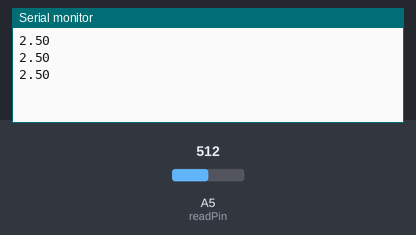
Simulated run of this sketch. Board: Arduino Uno, built with avr-gcc and run on an emulated ATmega328P. Parts: the last lines printed to the serial monitor. Inputs (shaded band) come from the test bench; at power-on: A5 (readPin) = 512.

Above: at 1.3 s.
1.4 s: A5 (readPin) set to 716
At 1.9 s:
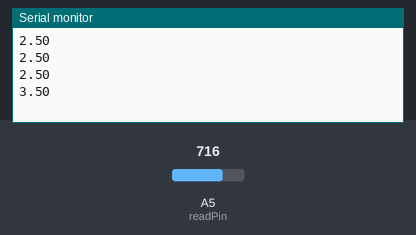
2.9 s: A5 (readPin) set to 900
At 3.4 s:
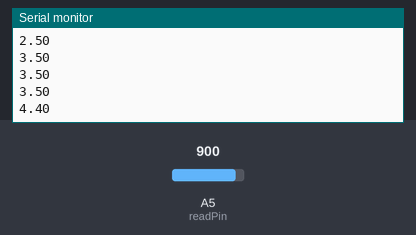
Timing chart, 0 to 5.9 s (numbered marks = the images above; inputs shaded):
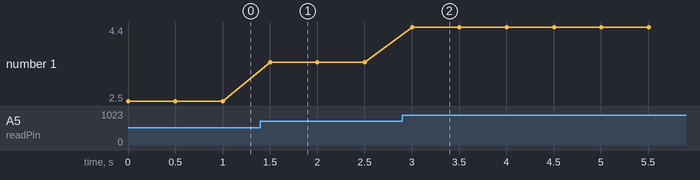

Measured:
- after the input at 1.4 s, the serial monitor: prints a new line after 0.10 s (image 1)
- after the input at 2.9 s, the serial monitor: prints a new line after 0.10 s (image 2)
- plotted number 1: 2.5 → 3.5 after the input at 1.4 s, 3.5 → 4.4 after the input at 2.9 s

The sketch:

voltage.ino
```cpp
int readPin = A5;
float calcVal = 0;
int pinVal = 0;

void setup() {
    pinMode(readPin, INPUT);
    Serial.begin(9600);
}

void loop() {
    pinVal = analogRead(readPin);
    calcVal = (5 / 1023.) * (pinVal);
    Serial.println(calcVal);
    delay(500);
}
```
